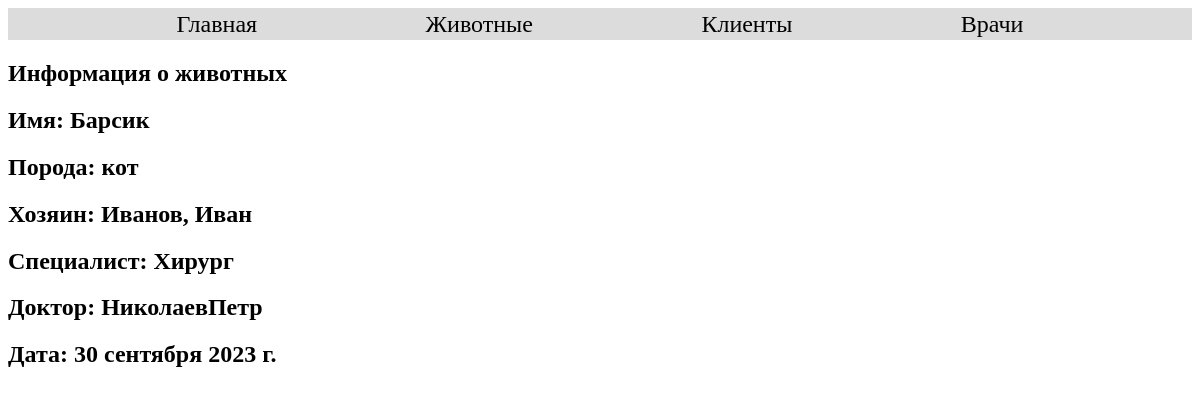
Page /animals/1/Барсик on the committed database.
### catalog/models.py (models this page shows, shortened)
class Animal(models.Model):
    name = models.CharField(max_length=100,verbose_name='Имя')
    breed = models.CharField(max_length=100, verbose_name='Порода')

class Appointment(models.Model):
    date = models.DateField()
    client = models.ForeignKey(Client, on_delete=models.CASCADE)
    animal = models.ForeignKey(Animal, on_delete=models.CASCADE)
    veterinarian = models.ForeignKey(Veterinarian, on_delete=models.CASCADE)

class Client(models.Model):
    first_name = models.CharField(max_length=50,verbose_name='Имя')
    last_name = models.CharField(max_length=50,verbose_name='Фамилия')
    def __str__(self):
        return f'{self.last_name}, {self.first_name}'

class Veterinarian(models.Model):
    first_name = models.CharField(max_length=50, verbose_name='Имя')
    last_name = models.CharField(max_length=50, verbose_name='Фамилия')
    choise = (('Терапевт', 'Терапевт'), ('Хирург', 'Хирург'), ('Дерматолог', 'Дерматолог'),
              ('Гастроэнтеролог', 'Гастроэнтеролог'), ('Кардиолог', 'Кардиолог'),('Ратолог', 'Ратолог'))
    specialty = models.CharField(max_length=50, choices=choise, verbose_name='Специализация')

### catalog/views.py (the view)
# urls.py: path('animals/<slug:pk>/<str:name>', views.AnimalDetailView.as_view(), name='animal-detail'),
class AnimalDetailView(generic.DetailView):
    model = Animal
    template_name = 'catalogs/animal_detail.html'

### templates/catalogs/animal_detail.html
{% extends 'index.html' %}
{% block content %}
    <h2>Информация о животных</h2>
    <div>
        <h2>Имя: {{ animal.name }}</h2>
        <h2>Порода: {{ animal.breed }}</h2>
        <h2>Хозяин: {{ animal.appointment_set.first.client }}</h2>
        <h2>Специалист: {{ animal.appointment_set.first.veterinarian.specialty}} </h2>
        <h2>Доктор: {{ animal.appointment_set.first.veterinarian.last_name }}{{ animal.appointment_set.first.veterinarian.first_name}}</h2>
        <h2>Дата: {{ animal.appointment_set.first.date }}</h2>
    </div>
{% endblock content %}

### rows in the picture
Animal: name "Барсик", breed "кот", appointment_set.first.client "Иванов, Иван", appointment_set.first.veterinarian.specialty "Хирург", appointment_set.first.veterinarian.last_name "Николаев", appointment_set.first.veterinarian.first_name "Петр", appointment_set.first "30 сентября 2023 г."
